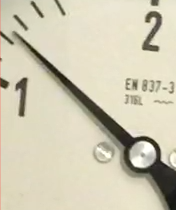
#> input picture 60.png, 176 x 210 px
$ python find_needle.py
#> lines starting #> are read from the running program, lines starting #| are printed output that depends on the picture; after the words box and inside, x2 and y2 are one past the last pixel; in counts of white or black regions, pixels touching at a corner belong together
import cv2
import numpy as np

def find_biggest_contour_area(contours):
    area = 0
    area_indx = 0
    for indx, contour in enumerate(contours):
        if indx == 1:
            continue
        temp_area = cv2.contourArea(contour)
        if(temp_area > area):
            area = temp_area
            area_indx = indx
        temp_img = cv2.imread(img_name)
        print("area = ", temp_area)
        print("top area = ", area, "area index =", area_indx)
        # [4 lines of commented-out code are left out]
    return area_indx


def dilate(img):
    kernel = np.ones((3, 3), np.uint8)
    dilation = cv2.dilate(img, kernel, iterations=1)
    # cv2.imshow('binary', img)
    # cv2.waitKey(0)
    return dilation;


def erode(img):
    kernel = np.ones((2, 2), np.uint8)
    dilation = cv2.erode(img, kernel, iterations=1)
    # cv2.imshow('erode', img)
    # cv2.waitKey(0)
    return dilation;


# [6 lines of commented-out code are left out]


if __name__ == "__main__":
    img_name='60.png'
    img = cv2.imread(img_name)
#> img is the input picture: shape (210, 176, 3); mean B, G, R 179.5, 201.6, 207.3
    img_gray = cv2.cvtColor(img, cv2.COLOR_BGR2GRAY)
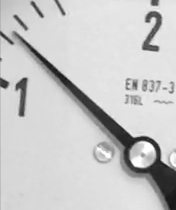
#> img_gray: shape (210, 176); min 19, max 255, mean 200.8

    # Applying binary threshold
    ret, thresh = cv2.threshold(img_gray, 50, 255, cv2.THRESH_BINARY)
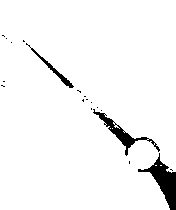
#> thresh: shape (210, 176); 96% white; 19 black regions (16 under 20 px), largest, box (x1, y1, x2, y2) and area: (138, 153, 176, 210) 755, (93, 109, 160, 156) 494, (26, 43, 74, 88) 206
    cv2.imshow('thrsh', thresh)
    cv2.waitKey(0)

    # dilate(thresh)
    # #applying canny
    canny_result_img = cv2.Canny(thresh, 50, 200)
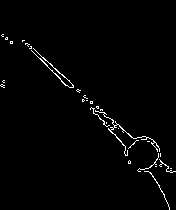
#> canny_result_img: shape (210, 176); 1.6% white in thin lines or dots, all inside (x1, y1, x2, y2) = (0, 34, 176, 210)
    # flood_fill(canny_result_img)
    # find contours
    contours, _ = cv2.findContours(dilate(canny_result_img), cv2.RETR_TREE, cv2.CHAIN_APPROX_SIMPLE)
#> in dilate, `dilation = cv2.dilate(img, kernel, iterations=1)`:
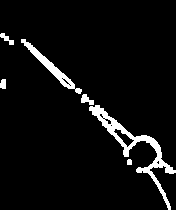
#> dilation: shape (210, 176); 5.4% white; 6 white regions
#> contours = 16 contours, 9 with area under 20; largest, box (x1, y1, x2, y2) and area: (89, 105, 176, 210) 1227, (21, 39, 82, 94) 456, (113, 128, 135, 148) 146, (81, 94, 94, 105) 61, (0, 33, 14, 45) 49, (0, 79, 6, 89) 40, (104, 118, 112, 125) 24
    cnt = contours[find_biggest_contour_area(contours)]
#> in find_biggest_contour_area, `temp_area = cv2.contourArea(contour)`: temp_area = 19
#> in find_biggest_contour_area, `area_indx = indx`: area_indx = 0
#| area =  19.0
#| top area =  19.0 area index = 0
#> cnt = contour of 57 points, box (x1, y1, x2, y2) (21, 39, 82, 94), area 456

    # approximate the contours
    epsilon = 0.01 * cv2.arcLength(cnt, True)
#> epsilon = 1.79
    # approximate the contour
    approx = cv2.approxPolyDP(cnt, epsilon, True)
#> approx = contour of 10 points, box (x1, y1, x2, y2) (21, 39, 82, 94), area 500

    cv2.drawContours(img, [approx], -1, (0, 255, 0), 2)

    lower_mask = np.array([10])  # example value
    upper_mask = np.array([15])  # example value
    #
    mask0 = cv2.inRange(img_gray, lower_mask, upper_mask)
#> mask0: shape (210, 176); every value is 0
    #
    # needle_coordinate_1, needle_coordinate_2 = findXAndY(mask0)
    # cv2.line(mask0, needle_coordinate_1, needle_coordinate_2, (255, 255, 255), 1)

    cv2.imshow("img", img)
    # cv2.imshow('Binary image', thresh)
    # cv2.imshow("img_mask", mask0)
    cv2.imshow("canny", canny_result_img)
    # cv2.imshow("img", img)
    # cv2.imshow("canny", canny_result_img)
    cv2.waitKey()
